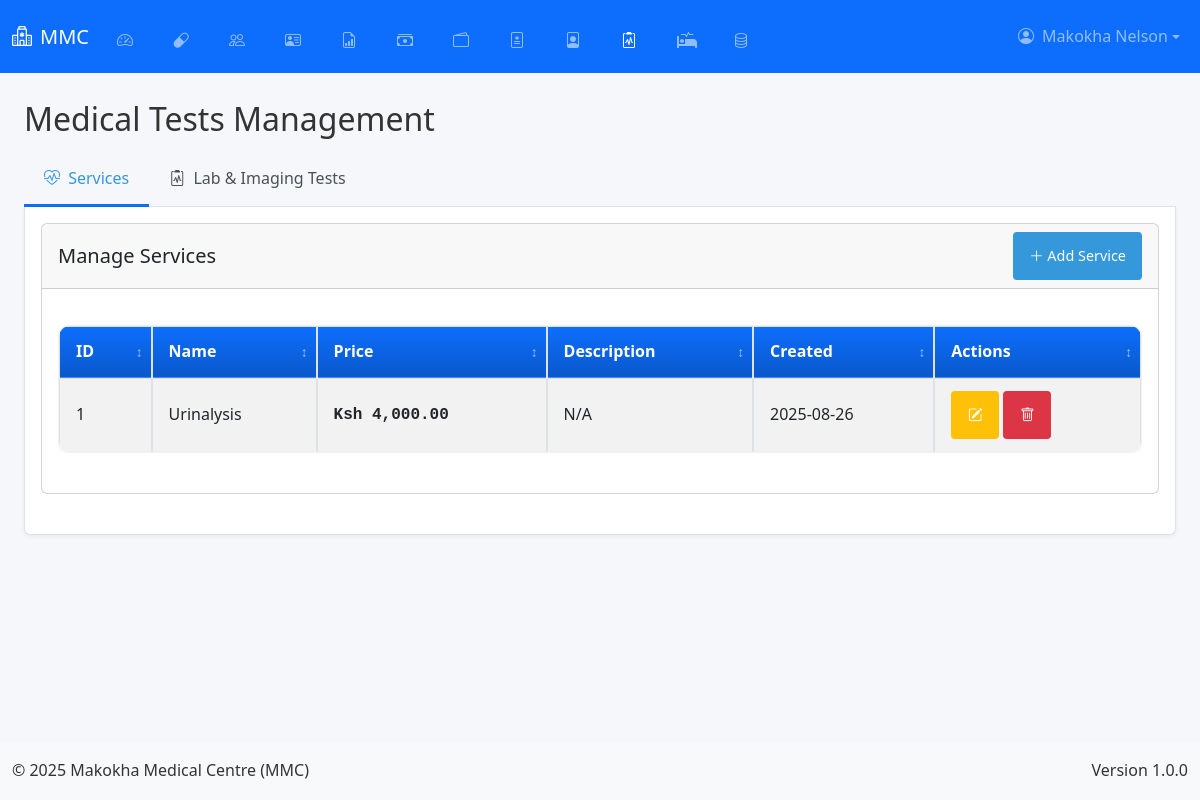
The page /admin/medical-tests (signed in) on the database as committed earlier.
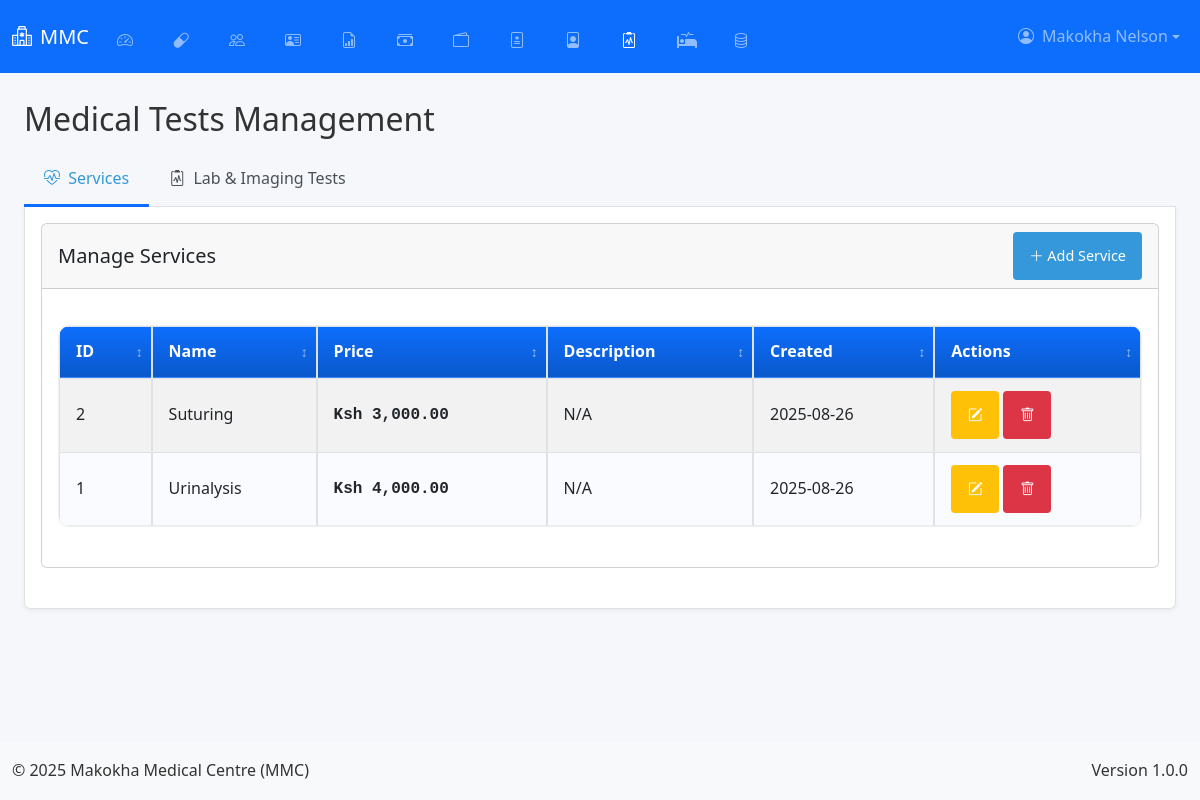
The same page on the database as committed later.
### app.py (models this page shows, shortened)
class User(db.Model, UserMixin):
    __tablename__ = 'user'
    id = db.Column(db.Integer, primary_key=True)
    username = db.Column(db.String(50), unique=True, nullable=False)
    email = db.Column(db.String(100), unique=True, nullable=False)
    password = db.Column(db.String(200), nullable=False)
    role = db.Column(db.String(20), nullable=False, default='user')
    is_active = db.Column(db.Boolean, default=True)
    last_login = db.Column(db.DateTime)
    profile_picture = db.Column(db.String(255))
    created_at = db.Column(db.DateTime, default=lambda: datetime.now(timezone.utc))
    updated_at = db.Column(db.DateTime, default=lambda: datetime.now(timezone.utc), onupdate=lambda: datetime.now(timezone.utc))

class Service(db.Model):
    id = db.Column(db.Integer, primary_key=True)
    name = db.Column(db.String(100), nullable=False)
    price = db.Column(db.Float, nullable=False)
    description = db.Column(db.Text)
    created_at = db.Column(db.DateTime, default=lambda: datetime.now(timezone.utc))
    updated_at = db.Column(db.DateTime, default=lambda: datetime.now(timezone.utc), onupdate=lambda: datetime.now(timezone.utc))

### app.py (the view, shortened to what this page needs)
@app.route('/admin/medical-tests', methods=['GET', 'POST'])
@login_required
def manage_medical_tests():
    if current_user.role != 'admin':
        abort(403)
    services = Service.query.order_by(Service.name).all()
    lab_tests = LabTest.query.order_by(LabTest.name).all()
    imaging_tests = ImagingTest.query.order_by(ImagingTest.name).all()
    return render_template('admin/medical_tests.html',
                         services=services,
                         lab_tests=lab_tests,
                         imaging_tests=imaging_tests)

### app.py (called while the page is built, shortened)
@app.before_request
def initialize_data():
    global _first_request
    if not _first_request:
        return

@app.context_processor
def inject_current_date():
    return {'current_date': date.today().strftime('%Y-%m-%d')}

    @login_manager.user_loader
    def load_user(user_id):
        return db.session.get(User, int(user_id))

### templates/admin/medical_tests.html (shortened to what this page needs)
{% extends "base.html" %}
{% block content %}
<div class="container-fluid">
    <div class="row">
        <div class="col-lg-12">
            <h2 class="mt-4 mb-3">Medical Tests Management</h2>
            <ul class="nav nav-tabs" id="medicalTestsTab" role="tablist">
                <li class="nav-item" role="presentation">
                    <button class="nav-link active" id="services-tab" data-bs-toggle="tab" data-bs-target="#services" type="button" role="tab">
                        <i class="bi bi-heart-pulse me-1"></i> Services
                    </button>
                </li>
                <li class="nav-item" role="presentation">
                    <button class="nav-link" id="tests-tab" data-bs-toggle="tab" data-bs-target="#tests" type="button" role="tab">
                        <i class="bi bi-clipboard2-pulse me-1"></i> Lab & Imaging Tests
                    </button>
                </li>
            </ul>
            <div class="tab-content p-3 border border-top-0 rounded-bottom" id="medicalTestsTabContent">
                <div class="tab-pane fade show active" id="services" role="tabpanel">
                    <div class="card mb-4">
                        <div class="card-header d-flex justify-content-between align-items-center">
                            <h5 class="mb-0">Manage Services</h5>
                            <button class="btn btn-primary btn-sm" data-bs-toggle="modal" data-bs-target="#addServiceModal">
                                <i class="bi bi-plus-lg"></i> Add Service
                            </button>
                        </div>
                        <div class="card-body">
                            <div class="table-responsive">
                                <table class="table table-striped table-hover" id="servicesTable">
                                    <thead>
                                        <tr>
                                            <th>ID</th>
                                            <th>Name</th>
                                            <th>Price</th>
                                            <th>Description</th>
                                            <th>Created</th>
                                            <th>Actions</th>
                                        </tr>
                                    </thead>
                                    <tbody>
                                        {% if services %}
                                            {% for service in services %}
                                            <tr>
                                                <td>{{ service.id }}</td>
                                                <td>{{ service.name }}</td>
                                                <td><span class="price-value">Ksh {{ "{:,.2f}".format(service.price) }}</span></td>
                                                <td>{{ service.description|truncate(50) if service.description else 'N/A' }}</td>
                                                <td>{{ service.created_at.strftime('%Y-%m-%d') }}</td>
                                                <td>
                                                    <button class="btn btn-sm btn-warning edit-service" data-id="{{ service.id }}">
                                                        <i class="bi bi-pencil-square"></i>
                                                    </button>
                                                    <button class="btn btn-sm btn-danger delete-service" data-id="{{ service.id }}">
                                                        <i class="bi bi-trash"></i>
                                                    </button>
                                                </td>
                                            </tr>
                                            {% endfor %}
                                        {% else %}
                                            <tr>
                                                <td colspan="6" class="text-center py-4">No services found. Click "Add Service" to create one.</td>
                                            </tr>
                                        {% endif %}
                                    </tbody>
                                </table>
                            </div>
                        </div>
                    </div>
                </div>
            </div>
        </div>
    </div>
</div>
<div class="position-fixed bottom-0 end-0 p-3" style="z-index: 11">
</div>
{% endblock %}

### templates/base.html (shortened to what this page needs)
<!DOCTYPE html>
<html lang="en">
<head>
    <link href="https://cdn.jsdelivr.net/npm/bootstrap@5.3.0/dist/css/bootstrap.min.css" rel="stylesheet">
    <link rel="stylesheet" href="https://cdn.jsdelivr.net/npm/bootstrap-icons@1.11.1/font/bootstrap-icons.css">
    <link rel="stylesheet" href="https://cdnjs.cloudflare.com/ajax/libs/font-awesome/5.15.3/css/all.min.css">
    <link href="https://cdn.jsdelivr.net/npm/select2@4.1.0-rc.0/dist/css/select2.min.css" rel="stylesheet">
    <link rel="stylesheet" href="{{ url_for('static', filename='css/style.css') }}">
    <link rel="stylesheet" href="{{ url_for('static', filename='css/dashboard.css') }}">
    <link rel="stylesheet" href="{{ url_for('static', filename='css/custom.css') }}">
</head>
<body class="d-flex flex-column min-vh-100">
    <nav class="navbar navbar-expand-lg navbar-dark bg-primary fixed-top" id="mainNavbar">
        <div class="container-fluid">
            <a class="navbar-brand fs-5" href="{{ url_for('home') }}">
                <i class="bi bi-hospital me-2"></i>MMC
            </a>
            <div class="collapse navbar-collapse" id="navbarNav">
                <ul class="navbar-nav me-auto">
                    {% if current_user.is_authenticated %}
                        {% if current_user.role == 'admin' %}
                            <li class="nav-item"><a class="nav-link fs-6 px-2 mx-1 icon-nav" href="{{ url_for('admin_dashboard') }}"><i class="bi bi-speedometer2 me-1"></i><span class="nav-text">Dashboard</span></a></li>
                            <li class="nav-item"><a class="nav-link fs-6 px-2 mx-1 icon-nav" href="{{ url_for('manage_drugs') }}"><i class="bi bi-capsule me-1"></i><span class="nav-text">Drugs</span></a></li>
                            <li class="nav-item"><a class="nav-link fs-6 px-2 mx-1 icon-nav" href="{{ url_for('manage_users') }}"><i class="bi bi-people me-1"></i><span class="nav-text">Users</span></a></li>
                            <li class="nav-item"><a class="nav-link fs-6 px-2 mx-1 icon-nav" href="{{ url_for('manage_employees') }}"><i class="bi bi-person-vcard me-1"></i><span class="nav-text">Employees</span></a></li>
                            <li class="nav-item"><a class="nav-link fs-6 px-2 mx-1 icon-nav" href="{{ url_for('generate_reports') }}"><i class="bi bi-file-earmark-bar-graph me-1"></i><span class="nav-text">Reports</span></a></li>
                            <li class="nav-item"><a class="nav-link fs-6 px-2 mx-1 icon-nav" href="{{ url_for('manage_transactions') }}"><i class="bi bi-cash-stack me-1"></i><span class="nav-text">Transactions</span></a></li>
                            <li class="nav-item"><a class="nav-link fs-6 px-2 mx-1 icon-nav" href="{{ url_for('manage_money') }}"><i class="bi bi-wallet2 me-1"></i><span class="nav-text">Money</span></a></li>
                            <li class="nav-item"><a class="nav-link fs-6 px-2 mx-1 icon-nav" href="{{ url_for('manage_dosage') }}"><i class="bi bi-file-medical me-1"></i><span class="nav-text">Dosage</span></a></li>
                            <li class="nav-item"><a class="nav-link fs-6 px-2 mx-1 icon-nav" href="{{ url_for('manage_patients') }}"><i class="bi bi-file-person me-1"></i><span class="nav-text">Patients</span></a></li>
                            <li class="nav-item"><a class="nav-link fs-6 px-2 mx-1 icon-nav" href="{{ url_for('manage_medical_tests') }}"><i class="bi bi-clipboard2-pulse me-1"></i><span class="nav-text">Medical Tests</span></a></li>
                            <li class="nav-item"><a class="nav-link fs-6 px-2 mx-1 icon-nav" href="{{ url_for('manage_beds') }}"><i class="fas fa-procedures me-1"></i><span class="nav-text">Beds</span></a></li>
                            <li class="nav-item"><a class="nav-link fs-6 px-2 mx-1 icon-nav" href="{{ url_for('backup_management') }}"><i class="bi bi-database me-1"></i><span class="nav-text">Backup</span></a></li>
                        {% endif %}
                    {% endif %}
                </ul>
                <ul class="navbar-nav">
                    {% if current_user.is_authenticated %}
                        <li class="nav-item dropdown">
                            <a class="nav-link dropdown-toggle d-flex align-items-center fs-6" href="#" id="userDropdown" role="button" data-bs-toggle="dropdown">
                                {% if current_user.profile_picture %}
                                    <img src="{{ url_for('static', filename=current_user.profile_picture) }}" alt="Profile" class="profile-picture me-2">
                                {% else %}
                                    <i class="bi bi-person-circle me-2"></i>
                                {% endif %}
                                {{ current_user.username }}
                            </a>
                        </li>
                    {% else %}
                        <li class="nav-item">
                        <a class="nav-link fs-6" href="{{ url_for('auth.login') }}">
                            <i class="bi bi-box-arrow-in-right me-1"></i>Login
                        </a>
                        </li>
                    {% endif %}
                </ul>
            </div>
        </div>
    </nav>
    <main class="container-fluid flex-grow-1 py-3" style="margin-top: 60px;">
        {% block content %}{% endblock %}
    </main>
    <footer class="bg-light py-3 mt-auto">
        <div class="container-fluid">
            <div class="row">
                <div class="col-md-6 text-center text-md-start">
                    <p class="mb-0">&copy; 2025 Makokha Medical Centre (MMC)</p>
                </div>
                <div class="col-md-6 text-center text-md-end">
                    <p class="mb-0">Version 1.0.0</p>
                </div>
            </div>
        </div>
    </footer>
</body>
</html>

### static/css/style.css (style rules this page uses)
:root { --primary-color: #3498db; --secondary-color: #2980b9; --success-color: #2ecc71; --danger-color: #e74c3c; --warning-color: #f39c12; --info-color: #1abc9c; --light-color: #ecf0f1; --dark-color: #2c3e50; --gray-color: #95a5a6; --white-color: #ffffff; --black-color: #000000; --sidebar-width: 250px; --sidebar-collapsed-width: 0; --top-bar-height: 60px; --shadow: 0 2px 10px rgba(0, 0, 0, 0.1); --transition: all 0.3s ease; }
* { margin: 0; padding: 0; box-sizing: border-box; font-family: 'Segoe UI', Tahoma, Geneva, Verdana, sans-serif; }
.btn { position: relative; z-index: auto; }
body { background-color: #f5f6fa; color: #333; line-height: 1.6; overflow-x: hidden; }
a { text-decoration: none; color: inherit; }
button, input, select, textarea { font-family: inherit; font-size: inherit; }
.btn { display: inline-block; padding: 8px 16px; border: none; border-radius: 4px; background-color: var(--primary-color); color: white; cursor: pointer; transition: var(--transition); }
.btn-sm { padding: 5px 10px; font-size: 0.9rem; }
.btn-primary { background-color: var(--primary-color); }
.btn-danger { background-color: var(--danger-color); }
.btn-warning { background-color: var(--warning-color); }
.dropdown { position: relative; display: inline-block; }

### static/css/dashboard.css (style rules this page uses)
.tab-content { display: none; }

### templates/base.html (style rules this page uses)
:root { --tap-min-size: 48px; --mobile-breakpoint: 768px; --primary-blue: #0d6efd; --dark-blue: #0a58ca; --light-gray: #f8f9fa; }
body { -webkit-text-size-adjust: 100%; -webkit-tap-highlight-color: transparent; touch-action: manipulation; }
.btn, .nav-link, .dropdown-item, input[type="checkbox"] + label, .table .actions-column .btn { min-height: var(--tap-min-size); min-width: var(--tap-min-size); padding: 12px 16px; }
.table-responsive { overflow-x: auto; -webkit-overflow-scrolling: touch; }
.table-container { overflow-x: auto; -webkit-overflow-scrolling: touch; margin-bottom: 1.25rem; }
table.table-enhanced { width: 100%; border-collapse: separate; border-spacing: 0; background: #fff; border: 1px solid rgba(0,0,0,0.06); border-radius: 12px; overflow: hidden; box-shadow: 0 2px 10px rgba(0,0,0,0.04); }
.table-enhanced thead th { position: sticky; top: 0; background: linear-gradient(180deg, var(--primary-blue), var(--dark-blue)); color: #fff; z-index: 2; padding: 0.75rem 1rem; font-weight: 600; white-space: nowrap; border-bottom: 1px solid rgba(255,255,255,0.2); }
.table-enhanced tbody td { padding: 0.75rem 1rem; border-bottom: 1px solid rgba(0,0,0,0.06); vertical-align: middle; background: #fff; }
.table-enhanced tbody tr:nth-child(even) td { background: #fafbff; }
.table-enhanced thead th.sortable { cursor: pointer; position: relative; padding-right: 1.5rem; }
.table-enhanced thead th.sortable::after { content: '\2195'; position: absolute; right: 0.5rem; top: 50%; transform: translateY(-50%); opacity: 0.6; font-size: 0.85rem; }
.navbar { background-color: var(--primary-blue) !important; transition: all 0.3s ease; padding-top: 0.5rem; padding-bottom: 0.5rem; }
.table-container { overflow-x: auto; -webkit-overflow-scrolling: touch; margin-bottom: 1.5rem; }
.table { width: 100%; margin-bottom: 0; }
.table th { background-color: var(--primary-blue); color: white; position: sticky; top: 0; }

Rows that differ between the two databases and show on the page:
added Service: id "2", name "Suturing", price "3,000.00", description "N/A", created_at "2025-08-26"
